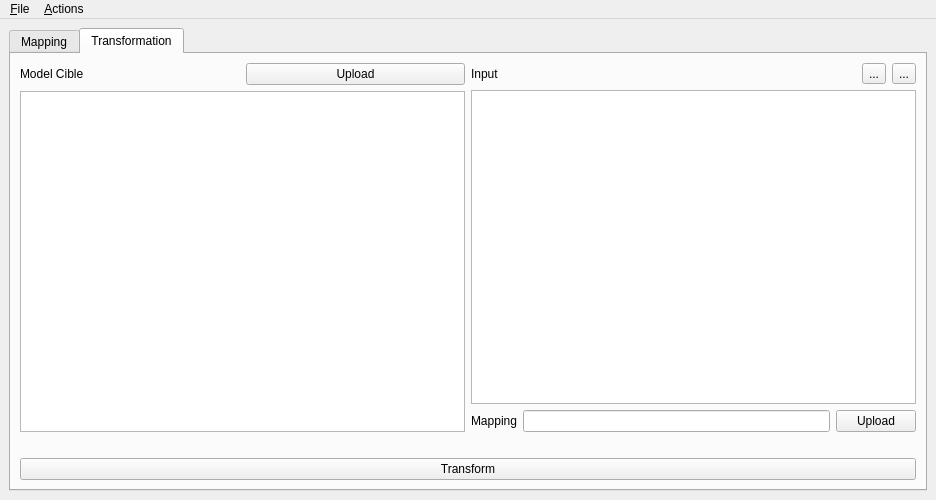
<?xml version="1.0" encoding="UTF-8"?>
<ui version="4.0">
 <class>MainWindow</class>
 <widget class="QMainWindow" name="MainWindow">
  <property name="geometry">
   <rect>
    <x>0</x>
    <y>0</y>
    <width>936</width>
    <height>500</height>
   </rect>
  </property>
  <property name="windowTitle">
   <string>Efficiency MC - Transformateur de flux</string>
  </property>
  <widget class="QWidget" name="centralwidget">
   <property name="minimumSize">
    <size>
     <width>400</width>
     <height>0</height>
    </size>
   </property>
   <layout class="QVBoxLayout" name="verticalLayout_10">
    <item>
     <widget class="QTabWidget" name="tabWidget_2">
      <property name="currentIndex">
       <number>1</number>
      </property>
      <property name="movable">
       <bool>true</bool>
      </property>
      <property name="tabBarAutoHide">
       <bool>false</bool>
      </property>
      <widget class="QWidget" name="tab_mapping">
       <property name="acceptDrops">
        <bool>true</bool>
       </property>
       <attribute name="title">
        <string>Mapping</string>
       </attribute>
       <layout class="QVBoxLayout" name="verticalLayout_6">
        <item>
         <layout class="QVBoxLayout" name="verticalLayout_8">
          <item>
           <layout class="QHBoxLayout" name="horizontalLayout_3">
            <item>
             <layout class="QVBoxLayout" name="verticalLayout_2">
              <item>
               <layout class="QHBoxLayout" name="horizontalLayout">
                <item>
                 <widget class="QLabel" name="label_3">
                  <property name="text">
                   <string>Model source</string>
                  </property>
                 </widget>
                </item>
                <item>
                 <widget class="QPushButton" name="pushButton">
                  <property name="text">
                   <string>Save</string>
                  </property>
                 </widget>
                </item>
                <item>
                 <widget class="QPushButton" name="btn_parcourir_source">
                  <property name="text">
                   <string>Upload</string>
                  </property>
                 </widget>
                </item>
               </layout>
              </item>
              <item>
               <widget class="QTreeView" name="sourceView">
                <property name="sizePolicy">
                 <sizepolicy hsizetype="Expanding" vsizetype="Expanding">
                  <horstretch>16</horstretch>
                  <verstretch>16</verstretch>
                 </sizepolicy>
                </property>
                <property name="maximumSize">
                 <size>
                  <width>1697</width>
                  <height>2000</height>
                 </size>
                </property>
                <property name="acceptDrops">
                 <bool>true</bool>
                </property>
                <property name="verticalScrollBarPolicy">
                 <enum>Qt::ScrollBarAlwaysOn</enum>
                </property>
                <property name="horizontalScrollBarPolicy">
                 <enum>Qt::ScrollBarAlwaysOn</enum>
                </property>
                <property name="sizeAdjustPolicy">
                 <enum>QAbstractScrollArea::AdjustIgnored</enum>
                </property>
                <property name="dragEnabled">
                 <bool>true</bool>
                </property>
                <property name="dragDropMode">
                 <enum>QAbstractItemView::DragOnly</enum>
                </property>
                <property name="alternatingRowColors">
                 <bool>true</bool>
                </property>
                <property name="selectionBehavior">
                 <enum>QAbstractItemView::SelectItems</enum>
                </property>
                <property name="horizontalScrollMode">
                 <enum>QAbstractItemView::ScrollPerPixel</enum>
                </property>
                <property name="animated">
                 <bool>false</bool>
                </property>
                <property name="allColumnsShowFocus">
                 <bool>true</bool>
                </property>
                <attribute name="headerCascadingSectionResizes">
                 <bool>true</bool>
                </attribute>
                <attribute name="headerStretchLastSection">
                 <bool>true</bool>
                </attribute>
               </widget>
              </item>
             </layout>
            </item>
            <item>
             <layout class="QVBoxLayout" name="verticalLayout_3">
              <item>
               <layout class="QHBoxLayout" name="horizontalLayout_2">
                <item>
                 <widget class="QLabel" name="label_4">
                  <property name="text">
                   <string>Model cible</string>
                  </property>
                 </widget>
                </item>
                <item>
                 <widget class="QPushButton" name="pushButton_2">
                  <property name="text">
                   <string>Save</string>
                  </property>
                 </widget>
                </item>
                <item>
                 <widget class="QPushButton" name="btn_parcourir_target">
                  <property name="text">
                   <string>Upload</string>
                  </property>
                 </widget>
                </item>
               </layout>
              </item>
              <item>
               <widget class="QTreeView" name="targetView">
                <property name="verticalScrollBarPolicy">
                 <enum>Qt::ScrollBarAlwaysOn</enum>
                </property>
                <property name="horizontalScrollBarPolicy">
                 <enum>Qt::ScrollBarAlwaysOn</enum>
                </property>
                <property name="sizeAdjustPolicy">
                 <enum>QAbstractScrollArea::AdjustIgnored</enum>
                </property>
                <property name="alternatingRowColors">
                 <bool>true</bool>
                </property>
                <property name="selectionBehavior">
                 <enum>QAbstractItemView::SelectItems</enum>
                </property>
                <property name="allColumnsShowFocus">
                 <bool>true</bool>
                </property>
                <attribute name="headerCascadingSectionResizes">
                 <bool>false</bool>
                </attribute>
               </widget>
              </item>
             </layout>
            </item>
           </layout>
          </item>
         </layout>
        </item>
        <item>
         <layout class="QVBoxLayout" name="verticalLayout_7">
          <property name="sizeConstraint">
           <enum>QLayout::SetMinAndMaxSize</enum>
          </property>
          <item>
           <layout class="QVBoxLayout" name="verticalLayout_4">
            <item>
             <layout class="QHBoxLayout" name="horizontalLayout_4">
              <item>
               <widget class="QPushButton" name="btn_save_mapping">
                <property name="text">
                 <string>Save</string>
                </property>
               </widget>
              </item>
              <item>
               <widget class="QPushButton" name="btn_remove_mapping">
                <property name="text">
                 <string>Remove</string>
                </property>
               </widget>
              </item>
              <item>
               <widget class="QPushButton" name="btn_add_mapping">
                <property name="text">
                 <string>Add</string>
                </property>
               </widget>
              </item>
              <item>
               <widget class="QPushButton" name="btn_upload_mapping">
                <property name="text">
                 <string>Upload</string>
                </property>
               </widget>
              </item>
             </layout>
            </item>
            <item>
             <widget class="QTableView" name="tableView">
              <property name="sizeAdjustPolicy">
               <enum>QAbstractScrollArea::AdjustToContents</enum>
              </property>
              <property name="alternatingRowColors">
               <bool>true</bool>
              </property>
              <property name="selectionMode">
               <enum>QAbstractItemView::SingleSelection</enum>
              </property>
              <property name="showGrid">
               <bool>true</bool>
              </property>
              <property name="sortingEnabled">
               <bool>false</bool>
              </property>
              <property name="wordWrap">
               <bool>true</bool>
              </property>
              <attribute name="horizontalHeaderStretchLastSection">
               <bool>true</bool>
              </attribute>
              <attribute name="verticalHeaderStretchLastSection">
               <bool>false</bool>
              </attribute>
             </widget>
            </item>
           </layout>
          </item>
         </layout>
        </item>
       </layout>
       <zorder></zorder>
      </widget>
      <widget class="QWidget" name="tab_transformation">
       <property name="acceptDrops">
        <bool>true</bool>
       </property>
       <attribute name="title">
        <string>Transformation</string>
       </attribute>
       <layout class="QVBoxLayout" name="verticalLayout_13">
        <item>
         <layout class="QVBoxLayout" name="verticalLayout_12">
          <item>
           <layout class="QHBoxLayout" name="horizontalLayout_9">
            <item>
             <layout class="QVBoxLayout" name="verticalLayout_5">
              <item>
               <layout class="QHBoxLayout" name="horizontalLayout_7">
                <item>
                 <widget class="QLabel" name="label_5">
                  <property name="text">
                   <string>Model Cible</string>
                  </property>
                 </widget>
                </item>
                <item>
                 <widget class="QPushButton" name="btn_upload_model_target">
                  <property name="text">
                   <string>Upload</string>
                  </property>
                 </widget>
                </item>
               </layout>
              </item>
              <item>
               <widget class="QTreeView" name="treeViewTarget"/>
              </item>
             </layout>
            </item>
            <item>
             <layout class="QVBoxLayout" name="verticalLayout_11">
              <item>
               <layout class="QVBoxLayout" name="verticalLayout_9">
                <item>
                 <layout class="QHBoxLayout" name="horizontalLayout_5">
                  <item>
                   <widget class="QLabel" name="label_2">
                    <property name="text">
                     <string>Input</string>
                    </property>
                   </widget>
                  </item>
                  <item>
                   <layout class="QHBoxLayout" name="horizontalLayout_8">
                    <item>
                     <widget class="QToolButton" name="btn_add_input">
                      <property name="enabled">
                       <bool>true</bool>
                      </property>
                      <property name="text">
                       <string>...</string>
                      </property>
                      <property name="icon">
                       <iconset>
                        <selectedon>:/inc/icons/inc/icons/add.png</selectedon>
                       </iconset>
                      </property>
                     </widget>
                    </item>
                    <item>
                     <widget class="QToolButton" name="btn_remove_input">
                      <property name="text">
                       <string>...</string>
                      </property>
                      <property name="icon">
                       <iconset resource="icons.qrc">
                        <normaloff>:/inc/icons/inc/icons/delete.png</normaloff>:/inc/icons/inc/icons/delete.png</iconset>
                      </property>
                     </widget>
                    </item>
                   </layout>
                  </item>
                 </layout>
                </item>
                <item>
                 <widget class="QListView" name="list_input">
                  <property name="enabled">
                   <bool>true</bool>
                  </property>
                 </widget>
                </item>
               </layout>
              </item>
              <item>
               <layout class="QVBoxLayout" name="verticalLayout">
                <item>
                 <layout class="QHBoxLayout" name="horizontalLayout_6">
                  <item>
                   <widget class="QLabel" name="label">
                    <property name="text">
                     <string>Mapping</string>
                    </property>
                   </widget>
                  </item>
                  <item>
                   <widget class="QLineEdit" name="lineEdit_mapping"/>
                  </item>
                  <item>
                   <widget class="QPushButton" name="btn_upload_mapping_2">
                    <property name="text">
                     <string>Upload</string>
                    </property>
                   </widget>
                  </item>
                 </layout>
                </item>
               </layout>
              </item>
             </layout>
            </item>
           </layout>
          </item>
          <item>
           <spacer name="horizontalSpacer">
            <property name="orientation">
             <enum>Qt::Horizontal</enum>
            </property>
            <property name="sizeHint" stdset="0">
             <size>
              <width>40</width>
              <height>20</height>
             </size>
            </property>
           </spacer>
          </item>
          <item>
           <widget class="QPushButton" name="btn_transform">
            <property name="enabled">
             <bool>true</bool>
            </property>
            <property name="text">
             <string>Transform</string>
            </property>
           </widget>
          </item>
         </layout>
        </item>
       </layout>
      </widget>
     </widget>
    </item>
   </layout>
  </widget>
  <widget class="QMenuBar" name="menubar">
   <property name="geometry">
    <rect>
     <x>0</x>
     <y>0</y>
     <width>936</width>
     <height>22</height>
    </rect>
   </property>
   <widget class="QMenu" name="fileMenu">
    <property name="title">
     <string>&amp;File</string>
    </property>
    <addaction name="exitAction"/>
   </widget>
   <widget class="QMenu" name="actionsMenu">
    <property name="title">
     <string>&amp;Actions</string>
    </property>
    <addaction name="insertRowAction"/>
    <addaction name="separator"/>
    <addaction name="removeRowAction"/>
    <addaction name="separator"/>
    <addaction name="insertChildAction"/>
   </widget>
   <addaction name="fileMenu"/>
   <addaction name="actionsMenu"/>
  </widget>
  <action name="exitAction">
   <property name="text">
    <string>E&amp;xit</string>
   </property>
   <property name="shortcut">
    <string>Ctrl+Q</string>
   </property>
  </action>
  <action name="insertRowAction">
   <property name="text">
    <string>Insert Row</string>
   </property>
   <property name="shortcut">
    <string>Ctrl+I, R</string>
   </property>
  </action>
  <action name="removeRowAction">
   <property name="text">
    <string>Remove Row</string>
   </property>
   <property name="shortcut">
    <string>Ctrl+R, R</string>
   </property>
  </action>
  <action name="insertChildAction">
   <property name="text">
    <string>Insert Child</string>
   </property>
   <property name="shortcut">
    <string>Ctrl+N</string>
   </property>
  </action>
 </widget>
 <tabstops>
  <tabstop>btn_parcourir_target</tabstop>
  <tabstop>btn_parcourir_source</tabstop>
  <tabstop>targetView</tabstop>
  <tabstop>btn_upload_mapping</tabstop>
  <tabstop>sourceView</tabstop>
  <tabstop>btn_save_mapping</tabstop>
  <tabstop>tableView</tabstop>
 </tabstops>
 <resources>
  <include location="icons.qrc"/>
 </resources>
 <connections/>
</ui>
